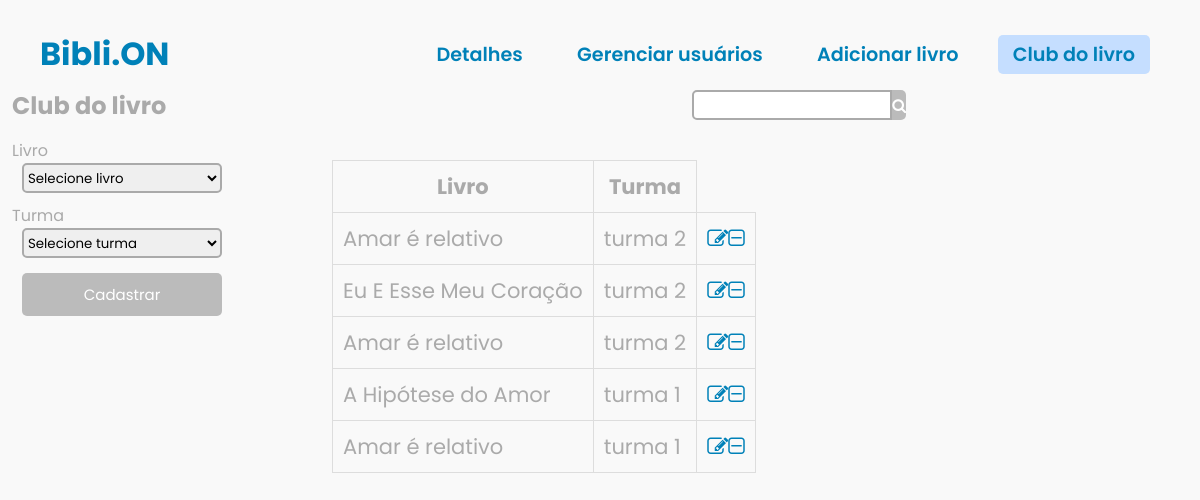
/adm/clubdolivro.php (signed in), run on the app's committed database.
### tables this page shows
CREATE TABLE IF NOT EXISTS `clublivro` (
`id` int(11) NOT NULL,
  `id_livro` varchar(255) NOT NULL,
  `id_turma` varchar(255) NOT NULL
);

### adm/clubdolivro.php (the view, shortened to what this page needs)
<!DOCTYPE html>
<html>
<head>
    <link rel="stylesheet" type="text/css" href="../css/menuad.css">
    <link rel="stylesheet" href="https://stackpath.bootstrapcdn.com/font-awesome/4.7.0/css/font-awesome.min.css">
</head>
<body>
    <header>
        <nav class="navigation">
            <div>
                <h3>Bibli.ON</h3>
            </div>
            <div>
                <a href="menuadm.php">Detalhes</a>
                <a href="gerenciar.php">Gerenciar usuários</a>
                <a href="addlivro.php">Adicionar livro</a>
                <a style="background-color: #c5deff;" href="clubdolivro.php">Club do livro</a>
            </div>
        </nav>
    </header>
    <div id="adicionar-livro-secao" class="addlivro">
        <div class="container1">
            <form method="POST" action="<?php echo $_SERVER["PHP_SELF"]; ?>" enctype="multipart/form-data">
                <h2>Club do livro</h2>
                <label for="livro">Livro</label><br>
                <select style="margin-bottom: 10px;" class="in" name="livro" required>
                <?php
                    $host = "localhost";
                    $user = "root";
                    $password = "root";
                    $database = "biblioteca";
                    $conn = mysqli_connect($host, $user, $password, $database);
                    $sql = "SELECT * FROM livros";
                    $result = $conn->query($sql);
                    if ($result->num_rows > 0) {
                        echo '<option value="">Selecione livro</option>';
                    } else {
                        echo '<option disabled>Nenhuma categoria encontrada para este evento.</option>';
                    }
                ?>
                </select>
                <label for="turma">Turma</label><br>
                <select style="margin-bottom: 10px;" class="in" name="turma" required>
                <?php
                    $host = "localhost";
                    $user = "root";
                    $password = "root";
                    $database = "biblioteca";
                    $conn = mysqli_connect($host, $user, $password, $database);
                    $sql = "SELECT * FROM turmas";
                    $result = $conn->query($sql);
                    if ($result->num_rows > 0) {
                        echo '<option value="">Selecione turma</option>';
                    } else {
                        echo '<option disabled>Nenhuma categoria encontrada para este evento.</option>';
                    }
                ?>
                </select><br>
                <button class="lin" type="submit" name="cadastrar" value="Cadastrar">Cadastrar</button>
            </form>
        </div>
        <div class="container2">
            <form class="bun" method="GET" action="<?php echo $_SERVER["PHP_SELF"]; ?>">
              <input class="bun1" type="text" name="search" id="search" class="search-input">
              <button class="bun2" type="submit" class="search-button"><i class="fa fa-search" aria-hidden="true"></i></button>
            </form>
            <table>
            <thead>
                <tr>
                <th>Livro</th>
                <th>Turma</th>
                </tr>
            </thead>
            <tbody>
            <?php
              $servername = "localhost";
              $username = "root";
              $password = "root";
              $dbname = "biblioteca";
              $conn = new mysqli($servername, $username, $password, $dbname);
              $search = isset($_GET['search']) ? $_GET['search'] : '';
              $sql = "SELECT * FROM clublivro WHERE id_livro LIKE '%$search%'";
              $result = $conn->query($sql);
              if ($result->num_rows > 0) {
                while ($row = $result->fetch_assoc()) {
                    echo "<tr>";
                    echo "<td>" . $row["id_livro"] . "</td>";
                    echo "<td>" . $row["id_turma"] . "</td>";
                    echo "<td class='options'><a class='fa fa-pencil-square-o ininn' href='detalhesadm.php?id=" . $row["id"] . "'></a>";
                    echo "<a id='delete-button' class='fa fa-minus-square-o ininn' href='apagar2.php?id=" . $row["id"] . "'></a></td>";
                    echo "</tr>";
                }
                } else {
                echo "<tr><td colspan='6'>Nenhum livro encontrado.</td></tr>";
                }
                ?>
            </tbody>
            </table>
        </div>
    </div>
</body>
</html>

### css/menuad.css (style rules this page uses)
body { background-color: #f9f9f9; min-height: 100vh; background-repeat: no-repeat; display: flex; justify-content: center; align-items: center; }
* { margin: 0; padding: 0; box-sizing: border-box; font-family: 'Poppins', sans-serif; }
header { position: absolute; top: 0; left: 0; width: 100%; padding: 30px 40px; z-index: 100; }
.navigation a { text-decoration: none; color: #0081B8; padding: 6px 15px; border-radius: 5px; margin: 0 10px; font-weight: 600; font-size: larger; transition: all 0.5s ease; }
.navigation h3 { font-size: 2em; color: #0081B8; pointer-events: none; }
nav { display: flex; align-items: center; justify-content: space-between; }
.container1 { padding-right: 100px; }
h2 { color:#aaa; text-align: left; margin-bottom: 15px; margin-top: 8px; }
.in { display: block; border: 2px solid #aaa; width: 200px; height: 30px; margin-left: 10px; margin-right: 10px; border-radius: 5px; transition: 0.3s; }
.lin { float: left; position: relative; bottom: 20px; font-size: 15px; width: 200px; padding: 10px 15px; background-color: #bbb; color: #fff; border-radius: 5px; margin-left: 10px; border: none; transition: 0.3s; }
.ininn { text-decoration: none; color: #0081B8; }
label { color: #aaa; }
.addlivro { display: flex; justify-content: left; height: 80vh; width: 98%; align-items: stretch; }
table { border-collapse: collapse; }
td, th { padding: 10px; color: #aaa; font-size: 21px; border: 1px solid #ddd; }
td.options { text-align: right; }
.bun { margin-top: 10px; margin-bottom: 40px; display: flex; align-items: center; margin-left: 85%; }
.bun1 { border: 2px solid #aaa; width: 200px; height: 30px; border-radius: 5px 0px 0px 5px; }
.bun2 { font-size: 15px; height: 30px; width: 30px; background-color: #bbb; color: #fff; border-radius: 0px 5px 5px 0px; border: none; transition: 0.3s; }
.container2 { display: flex; flex-direction: column; }

### data on the page
clublivro: id_livro "Amar é relativo", id_turma "turma 2"
clublivro: id_livro "Eu E Esse Meu Coração", id_turma "turma 2"
clublivro: id_livro "Amar é relativo", id_turma "turma 2"
clublivro: id_livro "A Hipótese do Amor", id_turma "turma 1"
clublivro: id_livro "Amar é relativo", id_turma "turma 1"
